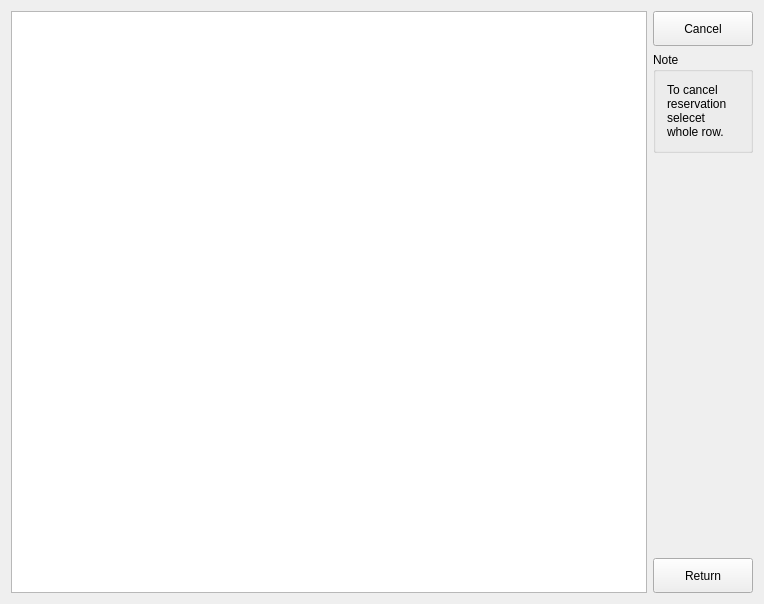
<?xml version="1.0" encoding="UTF-8"?>
<ui version="4.0">
 <class>CancelReservationClass</class>
 <widget class="QMainWindow" name="CancelReservationClass">
  <property name="geometry">
   <rect>
    <x>0</x>
    <y>0</y>
    <width>764</width>
    <height>604</height>
   </rect>
  </property>
  <property name="windowTitle">
   <string>CancelReservation</string>
  </property>
  <widget class="QWidget" name="centralWidget">
   <layout class="QHBoxLayout" name="horizontalLayout">
    <item>
     <widget class="QTableView" name="tableView"/>
    </item>
    <item>
     <layout class="QVBoxLayout" name="verticalLayout">
      <item>
       <widget class="QPushButton" name="pushButton_cancel">
        <property name="minimumSize">
         <size>
          <width>100</width>
          <height>35</height>
         </size>
        </property>
        <property name="maximumSize">
         <size>
          <width>100</width>
          <height>35</height>
         </size>
        </property>
        <property name="text">
         <string>Cancel</string>
        </property>
       </widget>
      </item>
      <item>
       <widget class="QGroupBox" name="groupBox">
        <property name="title">
         <string>Note</string>
        </property>
        <layout class="QVBoxLayout" name="verticalLayout_2">
         <item alignment="Qt::AlignTop">
          <widget class="QLabel" name="label">
           <property name="maximumSize">
            <size>
             <width>100</width>
             <height>16777215</height>
            </size>
           </property>
           <property name="text">
            <string>To cancel reservation selecet whole row.</string>
           </property>
           <property name="wordWrap">
            <bool>true</bool>
           </property>
          </widget>
         </item>
        </layout>
       </widget>
      </item>
      <item>
       <spacer name="verticalSpacer">
        <property name="orientation">
         <enum>Qt::Vertical</enum>
        </property>
        <property name="sizeHint" stdset="0">
         <size>
          <width>20</width>
          <height>40</height>
         </size>
        </property>
       </spacer>
      </item>
      <item>
       <widget class="QPushButton" name="pushButton_return">
        <property name="minimumSize">
         <size>
          <width>100</width>
          <height>35</height>
         </size>
        </property>
        <property name="text">
         <string>Return</string>
        </property>
       </widget>
      </item>
     </layout>
    </item>
   </layout>
  </widget>
 </widget>
 <layoutdefault spacing="6" margin="11"/>
 <resources/>
 <connections/>
</ui>
